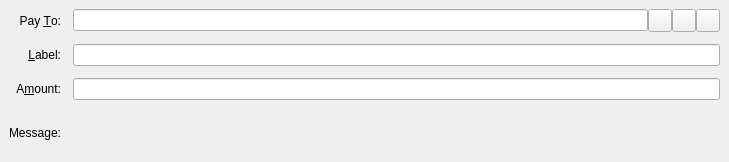
<?xml version="1.0" encoding="UTF-8"?>
<ui version="4.0">
 <class>SendCoinsEntry</class>
 <widget class="QStackedWidget" name="SendCoinsEntry">
  <property name="geometry">
   <rect>
    <x>0</x>
    <y>0</y>
    <width>729</width>
    <height>162</height>
   </rect>
  </property>
  <property name="focusPolicy">
   <enum>Qt::TabFocus</enum>
  </property>
  <property name="autoFillBackground">
   <bool>false</bool>
  </property>
  <widget class="QFrame" name="SendCoins">
   <property name="toolTip">
    <string>This is a normal payment.</string>
   </property>
   <layout class="QGridLayout" name="gridLayout">
    <property name="spacing">
     <number>12</number>
    </property>
    <item row="0" column="0">
     <widget class="QLabel" name="payToLabel">
      <property name="text">
       <string>Pay &amp;To:</string>
      </property>
      <property name="alignment">
       <set>Qt::AlignRight|Qt::AlignTrailing|Qt::AlignVCenter</set>
      </property>
      <property name="buddy">
       <cstring>payTo</cstring>
      </property>
     </widget>
    </item>
    <item row="0" column="1">
     <layout class="QHBoxLayout" name="payToLayout">
      <property name="spacing">
       <number>0</number>
      </property>
      <item>
       <widget class="QValidatedLineEdit" name="payTo">
        <property name="toolTip">
         <string>The TWINS address to send the payment to</string>
        </property>
       </widget>
      </item>
      <item>
       <widget class="QToolButton" name="addressBookButton">
        <property name="toolTip">
         <string>Choose previously used address</string>
        </property>
        <property name="text">
         <string/>
        </property>
        <property name="icon">
         <iconset>
          <normaloff>:/icons/address-book</normaloff>:/icons/address-book</iconset>
        </property>
        <property name="shortcut">
         <string>Alt+A</string>
        </property>
       </widget>
      </item>
      <item>
       <widget class="QToolButton" name="pasteButton">
        <property name="toolTip">
         <string>Paste address from clipboard</string>
        </property>
        <property name="text">
         <string/>
        </property>
        <property name="icon">
         <iconset>
          <normaloff>:/icons/editpaste</normaloff>:/icons/editpaste</iconset>
        </property>
        <property name="shortcut">
         <string>Alt+P</string>
        </property>
       </widget>
      </item>
      <item>
       <widget class="QToolButton" name="deleteButton">
        <property name="toolTip">
         <string>Remove this entry</string>
        </property>
        <property name="text">
         <string/>
        </property>
        <property name="icon">
         <iconset>
          <normaloff>:/icons/remove</normaloff>:/icons/remove</iconset>
        </property>
       </widget>
      </item>
     </layout>
    </item>
    <item row="1" column="0">
     <widget class="QLabel" name="labelLabel">
      <property name="text">
       <string>&amp;Label:</string>
      </property>
      <property name="alignment">
       <set>Qt::AlignRight|Qt::AlignTrailing|Qt::AlignVCenter</set>
      </property>
      <property name="buddy">
       <cstring>addAsLabel</cstring>
      </property>
     </widget>
    </item>
    <item row="1" column="1">
     <widget class="QLineEdit" name="addAsLabel">
      <property name="toolTip">
       <string>Enter a label for this address to add it to the list of used addresses</string>
      </property>
     </widget>
    </item>
    <item row="2" column="0">
     <widget class="QLabel" name="amountLabel">
      <property name="text">
       <string>A&amp;mount:</string>
      </property>
      <property name="alignment">
       <set>Qt::AlignRight|Qt::AlignTrailing|Qt::AlignVCenter</set>
      </property>
      <property name="buddy">
       <cstring>payAmount</cstring>
      </property>
     </widget>
    </item>
    <item row="2" column="1">
     <widget class="BitcoinAmountField" name="payAmount"/>
    </item>
    <item row="3" column="0">
     <widget class="QLabel" name="messageLabel">
      <property name="text">
       <string>Message:</string>
      </property>
      <property name="alignment">
       <set>Qt::AlignRight|Qt::AlignTrailing|Qt::AlignVCenter</set>
      </property>
     </widget>
    </item>
    <item row="3" column="1">
     <widget class="QLabel" name="messageTextLabel">
      <property name="toolTip">
       <string>A message that was attached to the TWINS: URI which will be stored with the transaction for your reference. Note: This message will not be sent over the TWINS network.</string>
      </property>
      <property name="textFormat">
       <enum>Qt::PlainText</enum>
      </property>
     </widget>
    </item>
   </layout>
  </widget>
  <widget class="QFrame" name="SendCoins_InsecurePaymentRequest">
   <property name="toolTip">
    <string>This is an unverified payment request.</string>
   </property>
   <property name="autoFillBackground">
    <bool>true</bool>
   </property>
   <property name="frameShape">
    <enum>QFrame::StyledPanel</enum>
   </property>
   <property name="frameShadow">
    <enum>QFrame::Sunken</enum>
   </property>
   <layout class="QGridLayout" name="gridLayout_is">
    <property name="spacing">
     <number>12</number>
    </property>
    <item row="0" column="0">
     <widget class="QLabel" name="payToLabel_is">
      <property name="text">
       <string>Pay To:</string>
      </property>
      <property name="alignment">
       <set>Qt::AlignRight|Qt::AlignTrailing|Qt::AlignVCenter</set>
      </property>
     </widget>
    </item>
    <item row="0" column="1">
     <layout class="QHBoxLayout" name="payToLayout_is">
      <property name="spacing">
       <number>0</number>
      </property>
      <item>
       <widget class="QLabel" name="payTo_is"/>
      </item>
      <item>
       <widget class="QToolButton" name="deleteButton_is">
        <property name="toolTip">
         <string>Remove this entry</string>
        </property>
        <property name="text">
         <string/>
        </property>
        <property name="icon">
         <iconset>
          <normaloff>:/icons/remove</normaloff>:/icons/remove</iconset>
        </property>
       </widget>
      </item>
     </layout>
    </item>
    <item row="1" column="0">
     <widget class="QLabel" name="memoLabel_is">
      <property name="text">
       <string>Memo:</string>
      </property>
      <property name="alignment">
       <set>Qt::AlignRight|Qt::AlignTrailing|Qt::AlignVCenter</set>
      </property>
     </widget>
    </item>
    <item row="1" column="1">
     <widget class="QLabel" name="memoTextLabel_is">
      <property name="textFormat">
       <enum>Qt::PlainText</enum>
      </property>
     </widget>
    </item>
    <item row="2" column="0">
     <widget class="QLabel" name="amountLabel_is">
      <property name="text">
       <string>A&amp;mount:</string>
      </property>
      <property name="alignment">
       <set>Qt::AlignRight|Qt::AlignTrailing|Qt::AlignVCenter</set>
      </property>
      <property name="buddy">
       <cstring>payAmount_is</cstring>
      </property>
     </widget>
    </item>
    <item row="2" column="1">
     <widget class="BitcoinAmountField" name="payAmount_is">
      <property name="acceptDrops">
       <bool>false</bool>
      </property>
     </widget>
    </item>
   </layout>
  </widget>
  <widget class="QFrame" name="SendCoins_SecurePaymentRequest">
   <property name="toolTip">
    <string>This is a verified payment request.</string>
   </property>
   <property name="autoFillBackground">
    <bool>true</bool>
   </property>
   <property name="frameShape">
    <enum>QFrame::StyledPanel</enum>
   </property>
   <property name="frameShadow">
    <enum>QFrame::Sunken</enum>
   </property>
   <layout class="QGridLayout" name="gridLayout_s">
    <property name="spacing">
     <number>12</number>
    </property>
    <item row="0" column="0">
     <widget class="QLabel" name="payToLabel_s">
      <property name="text">
       <string>Pay To:</string>
      </property>
      <property name="alignment">
       <set>Qt::AlignRight|Qt::AlignTrailing|Qt::AlignVCenter</set>
      </property>
     </widget>
    </item>
    <item row="0" column="1">
     <layout class="QHBoxLayout" name="payToLayout_s">
      <property name="spacing">
       <number>0</number>
      </property>
      <item>
       <widget class="QLabel" name="payTo_s">
        <property name="textFormat">
         <enum>Qt::PlainText</enum>
        </property>
       </widget>
      </item>
      <item>
       <widget class="QToolButton" name="deleteButton_s">
        <property name="toolTip">
         <string>Remove this entry</string>
        </property>
        <property name="text">
         <string/>
        </property>
        <property name="icon">
         <iconset>
          <normaloff>:/icons/remove</normaloff>:/icons/remove</iconset>
        </property>
       </widget>
      </item>
     </layout>
    </item>
    <item row="1" column="0">
     <widget class="QLabel" name="memoLabel_s">
      <property name="text">
       <string>Memo:</string>
      </property>
      <property name="alignment">
       <set>Qt::AlignRight|Qt::AlignTrailing|Qt::AlignVCenter</set>
      </property>
     </widget>
    </item>
    <item row="1" column="1">
     <widget class="QLabel" name="memoTextLabel_s">
      <property name="textFormat">
       <enum>Qt::PlainText</enum>
      </property>
     </widget>
    </item>
    <item row="2" column="0">
     <widget class="QLabel" name="amountLabel_s">
      <property name="text">
       <string>A&amp;mount:</string>
      </property>
      <property name="alignment">
       <set>Qt::AlignRight|Qt::AlignTrailing|Qt::AlignVCenter</set>
      </property>
      <property name="buddy">
       <cstring>payAmount_s</cstring>
      </property>
     </widget>
    </item>
    <item row="2" column="1">
     <widget class="BitcoinAmountField" name="payAmount_s">
      <property name="acceptDrops">
       <bool>false</bool>
      </property>
     </widget>
    </item>
   </layout>
  </widget>
 </widget>
 <customwidgets>
  <customwidget>
   <class>QValidatedLineEdit</class>
   <extends>QLineEdit</extends>
   <header>qvalidatedlineedit.h</header>
  </customwidget>
  <customwidget>
   <class>BitcoinAmountField</class>
   <extends>QLineEdit</extends>
   <header>bitcoinamountfield.h</header>
   <container>1</container>
  </customwidget>
 </customwidgets>
 <tabstops>
  <tabstop>payTo</tabstop>
  <tabstop>addressBookButton</tabstop>
  <tabstop>pasteButton</tabstop>
  <tabstop>deleteButton</tabstop>
  <tabstop>addAsLabel</tabstop>
  <tabstop>payAmount</tabstop>
  <tabstop>payAmount_is</tabstop>
  <tabstop>deleteButton_is</tabstop>
  <tabstop>payAmount_s</tabstop>
  <tabstop>deleteButton_s</tabstop>
 </tabstops>
 <resources/>
 <connections/>
</ui>
